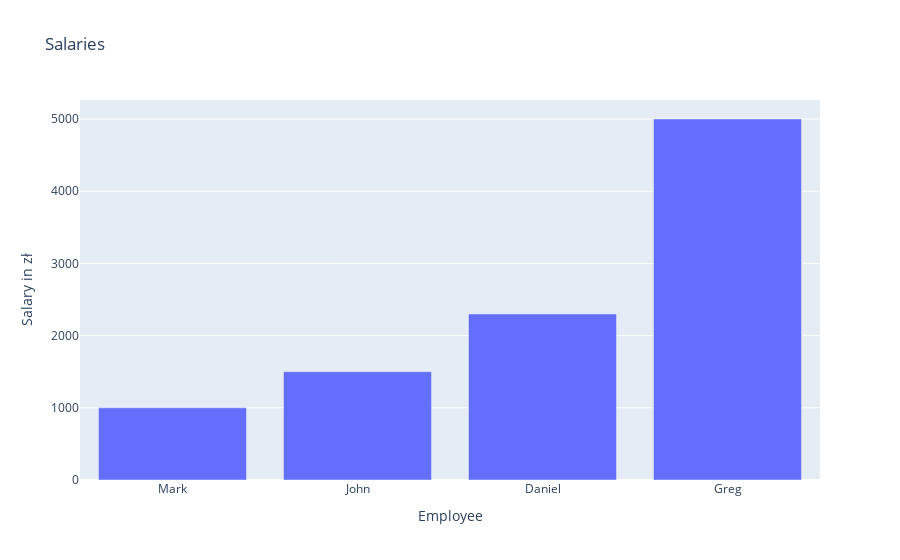

Source (notebook cell):
### Code cell
import plotly.graph_objects as go

salaries = [
	("Mark", 1000),
	("John", 1500),
	("Daniel", 2300),
	("Greg", 5000)
]

data = go.Bar(x=list(map(lambda tup:tup[0], salaries)), y=list(map(lambda tup:tup[1], salaries)))
layout = go.Layout(
    title='Salaries',
    xaxis=dict(
        title='Employee'
    ),
    yaxis=dict(
        title='Salary in zł'
    )
)
fig = go.Figure(data, layout)
fig.show()

### Figure 1 — Plotly figure (JSON) as saved in the notebook; plotly's stock layout.template omitted (floating-point values rounded to 4 significant figures)
{"data": [{"type": "bar", "x": ["Mark", "John", "Daniel", "Greg"], "y": [1000, 1500, 2300, 5000]}], "layout": {"autosize": true, "title": {"text": "Salaries"}, "xaxis": {"autorange": true, "range": [-0.5, 3.5], "title": {"text": "Employee"}, "type": "category"}, "yaxis": {"autorange": true, "range": [0, 5263.0], "title": {"text": "Salary in zł"}, "type": "linear"}}}
